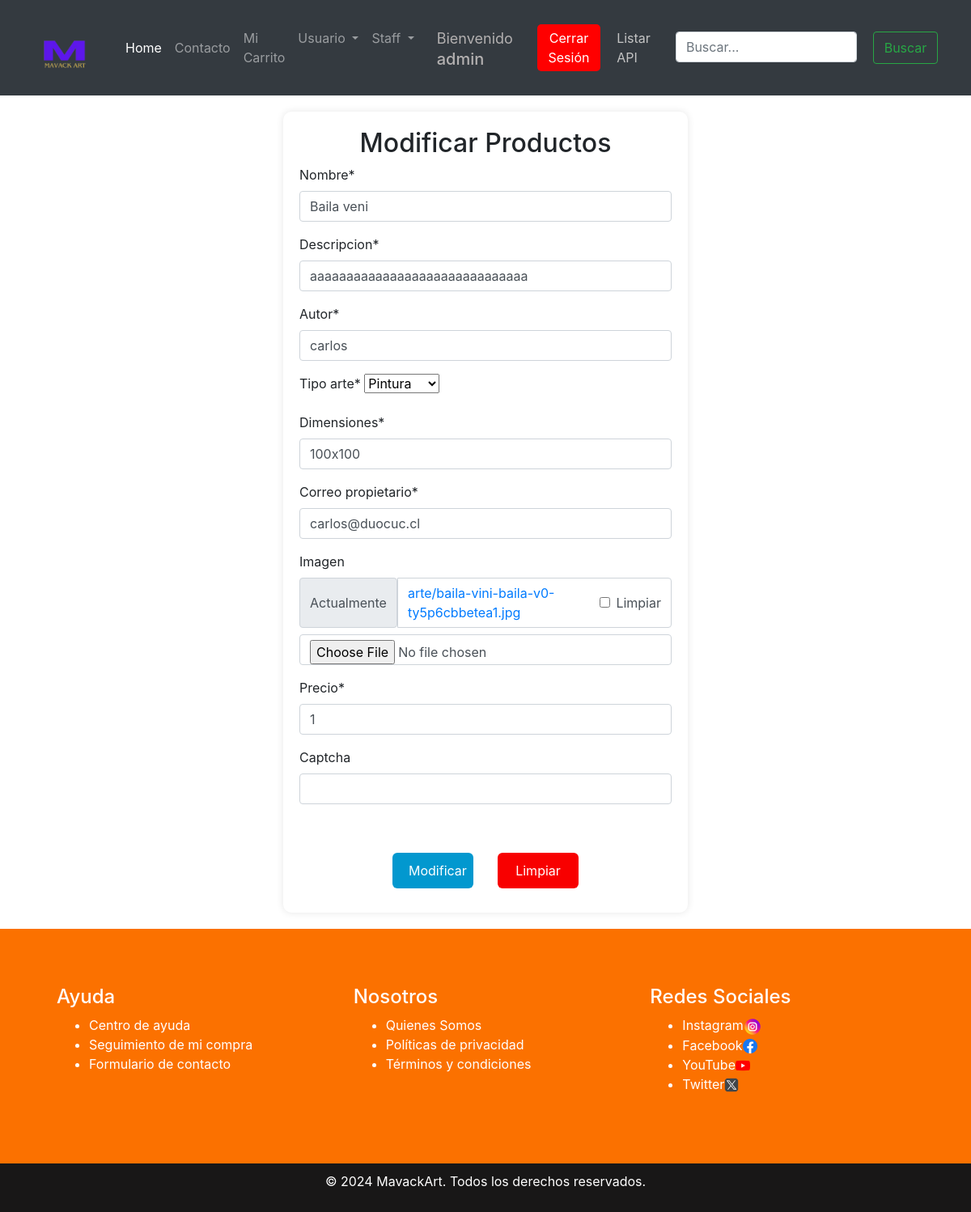
Page /update/1/ (signed in) on the committed database.
### core/models.py (models this page shows, shortened)
class Arte(models.Model):
    nombre = models.CharField(max_length=60)
    autor = models.CharField(max_length=60)
    tipo_arte = models.ForeignKey(TipoArte, on_delete=models.CASCADE)
    descripcion = models.CharField(default = "", max_length=200)
    fecha_ingreso = models.DateTimeField(auto_now_add=True)
    dimensiones = models.CharField(max_length=60)
    correo_propietario = models.CharField(max_length=60)
    imagen = models.ImageField(upload_to="arte", blank=True, null=False)
    precio = models.PositiveIntegerField()
    validacion = False
    opciones = (
    ("aceptado", "Aceptado"),
    ("rechazado", "Rechazado"),
    ("pendiente", "Pendiente"),
    )
    estado = models.CharField(max_length=10,
                  choices=opciones,
                  default="pendiente")

class TipoArte(models.Model):
    descripcion = models.CharField(max_length=60)
    def __str__(self):
        return self.descripcion

### core/views.py (the view, shortened to what this page needs)
# urls.py: path('update/<int:id>/', arteupdate, name="update"),
@login_required
def arteupdate(request, id):
    producto = Arte.objects.get(id=id)
    aux = {
        'form': ArteForm(instance=producto)
    }
    return render(request, 'core/crud/update.html', aux)

### core/forms.py
class ArteForm(ModelForm):
    captcha = ReCaptchaField()
    class Meta:
        model = Arte
        fields = ['nombre','descripcion','autor','tipo_arte','descripcion','dimensiones','correo_propietario','imagen','precio']

### core/templates/core/crud/update.html (shortened to what this page needs)
{% extends 'core/base.html' %}
{% load static %}
{% block content %}
<link rel="stylesheet" href="{% static 'core/CSS/crud.css' %}">
{% load crispy_forms_tags %}
<div class="formulario">
    <h2>Modificar Productos</h2>
    <form action="" method="POST" enctype="multipart/form-data">
        <div class="form-group">
            {{ form | crispy }}
        </div>
        <div class="form-actions">
            <input class="btn btn-success" type="submit" value="Modificar">
            <input class="btn btn-danger" type="reset" value="Limpiar">
        </div>
    </form>
</div>
{% endblock %}

### core/templates/core/base.html (shortened to what this page needs)
{% load static %}
<!DOCTYPE html>
<html lang="en">
<head>
    <link href="https://maxcdn.bootstrapcdn.com/bootstrap/4.5.2/css/bootstrap.min.css" rel="stylesheet">
    <link rel="stylesheet" href="{% static 'core/CSS/base.css' %}">
    <link rel="stylesheet" href="https://cdnjs.cloudflare.com/ajax/libs/font-awesome/5.15.4/css/all.min.css" />
</head>
<body>
<nav class="navbar navbar-expand-lg navbar-dark bg-dark">
  <div class="container-fluid">
      <a class="navbar-brand" href="#">
          <img src="{% static 'core/IMG/Logo.png' %}" style="background:none" alt="Logo" height="92px" width="100px">
      </a>
      <div class="collapse navbar-collapse contenido" id="navbarSupportedContent">
          <ul class="navbar-nav me-auto mb-2 mb-lg-0">
              <li class="nav-item">
                  <a class="nav-link active" aria-current="page" href="/">Home</a>
              </li>
              <li class="nav-item">
                  <a class="nav-link" href="Contacto.html">Contacto</a>
              </li>
          </ul>
          <div class="Profile_info">
              {% if user.is_authenticated %}
              <ul class="navbar-nav me-auto mb-2 mb-lg-0">
                <li class="nav-item">
                    <a class="nav-link" href="#" id="cartLink">Mi Carrito</a>
                </li>
                <li class="nav-item dropdown">
                    <a class="nav-link dropdown-toggle" href="#" id="navbarDropdownUsuario" role="button" data-toggle="dropdown" aria-haspopup="true" aria-expanded="false">
                        Usuario
                    </a>
                </li>
                {% if user.is_staff or group.name == 'supervisor' %}
                <li class="nav-item dropdown">
                    <a class="nav-link dropdown-toggle" href="#" id="navbarDropdownStaff" role="button" data-toggle="dropdown" aria-haspopup="true" aria-expanded="false">
                        Staff
                    </a>
                </li>
                {% endif %}
              </ul>
              <div class="profile_info_iner">
                  <div class="mensaje">
                      <p>Bienvenido</p>
                      <h5>{{ user.username }}</h5>
                  </div>
                  <div class="profile_info_details">
                      <form action="{% url 'logout' %}" method="POST">
                          <button type="submit">Cerrar Sesión</button>
                      </form>
                      <a href="{% url 'artesapi' %}">Listar API</a>
                  </div>
              </div>
              {% endif %}
          </div>
          <form class="buscador">
              <input class="form-control me-2" type="search" placeholder="Buscar..." aria-label="Search">
              <button class="btn btn-outline-success" type="submit">Buscar</button>
          </form>
      </div>
  </div>
</nav>
{% block content %}
{% endblock %}
<footer>
    <div class="listas">
        <div class="listas_de_Ayuda">
            <h4>Ayuda</h4>
            <ul>
                <li><a href="" class="footerA">Centro de ayuda</a></li>
                <li><a href="" class="footerA">Seguimiento de mi compra</a></li>
                <li><a href="" class="footerA">Formulario de contacto</a></li>
            </ul>
        </div>
        <div class="Listas_de_nosotros">
            <h4>Nosotros</h4>
            <ul class="footerUL ">
                <li><a href="" class="footerA">Quienes Somos</a></li>
                <li><a href="" class="footerA">Políticas de privacidad</a></li>
                <li><a href="" class="footerA">Términos y condiciones</a></li>
            </ul>
        </div>
        <div class="listas_de_redes">
            <h4>Redes Sociales</h4>
            <ul class="footerUL">
                <li><a href="" class="footerA">Instagram</a><img src="{% static 'core/IMG/instagram.png' %}" width="22px" height="22px"></li>
                <li><a href="" class="footerA">Facebook</a><img src="{% static 'core/IMG/facebook.png' %}" width="18px" height="18px"></li>
                <li><a href="" class="footerA">YouTube</a><img src="{% static 'core/IMG/youtube.png' %}" width="18px" height="18px"></li>
                <li><a href="" class="footerA">Twitter</a><img src="{% static 'core/IMG/logotipos.png' %}" width="18px" height="18px"></li>
            </ul>
        </div>
    </div>
    <div class="copyright">
        <p>&copy; 2024 MavackArt. Todos los derechos reservados.</p>
    </div>
</footer>
</body>
</html>

### core/static/core/CSS/base.css (style rules this page uses)
.buscador { display: flex; justify-content: flex-end; margin-left: auto; }
.buscador input { margin: 10px; }
.buscador button { flex-shrink: 0; margin: 10px; width: 80px; height: 40px; }
.nav-item { margin-right: 20; }
.listas { background-color: rgb(251, 113, 0); display: flex; padding: 50px; flex-wrap: wrap; justify-content: space-around; }
.listas_de_Ayuda, .Listas_de_nosotros, .listas_de_redes { flex: 1 1 300px; margin: 10px; color: #ffffff; text-align: left; padding: 10px; }
footer a { color: white; text-decoration: none; }
.copyright { color: rgb(255, 255, 255); text-align: center; background-color: rgb(24, 23, 23); padding: 10px; }
.Profile_info { display: flex; align-items: center; }
.profile_info_iner { display: flex; align-items: center; margin-right: 10px; }
.profile_info_details a { color: rgb(196, 196, 196); text-decoration: none; }
.profile_info_iner .mensaje p, .profile_info_iner .mensaje h5 { margin: 0 10px 0 0; margin-left: 10px; margin-right: 0px; }
.profile_info_details { display: flex; align-items: center; }
.profile_info_details a, .profile_info_details form { margin-left: 10px; }
.profile_info_details button { color: white; background-color: red; border-radius: 5px; padding: 5px; border: none; margin: 10px; -webkit-border-radius: 5px; -moz-border-radius: 5px; -ms-border-radius: 5px; -o-border-radius: 5px; }
.mensaje { color: rgb(179, 176, 176); font-size: 18px; padding: 10px; }

### core/static/core/CSS/crud.css (style rules this page uses)
body { background-color: rgba(255, 255, 255, 0.778); margin: 0; padding: 0; height: 100vh; justify-content: center; align-items: center; }
.formulario { background-color: rgb(255, 255, 255); padding: 20px; max-width: 500px; width: 100%; border-radius: 10px; box-shadow: 0px 0px 10px rgba(0, 0, 0, 0.1); display: flex; flex-direction: column; align-items: center; margin: auto; margin-top: 20px; margin-bottom: 20px; }
input[type="submit"], input[type="reset"] { outline: none; border: none; border-radius: 6px !important; cursor: pointer; padding: 10px 20px; color: #ffffff; background-color: #0298cf; margin: 10px; width: 100px; transition: background-color 0.3s ease; }
input[type="reset"] { background-color: #f80000; }
.form-actions { margin-top: 50px; text-align: center; width: 100%; display: flex; justify-content: center; gap: 10px; }
input[type="submit"], input[type="reset"] { flex: none; }

### rows in the picture
Arte: nombre "Baila veni", descripcion "aaaaaaaaaaaaaaaaaaaaaaaaaaaaaa", autor "carlos", tipo_arte "Pintura", dimensiones "100x100", correo_propietario "carlos@duocuc.cl", precio "1"

### other values in the picture
{{ user.username }} "admin"
